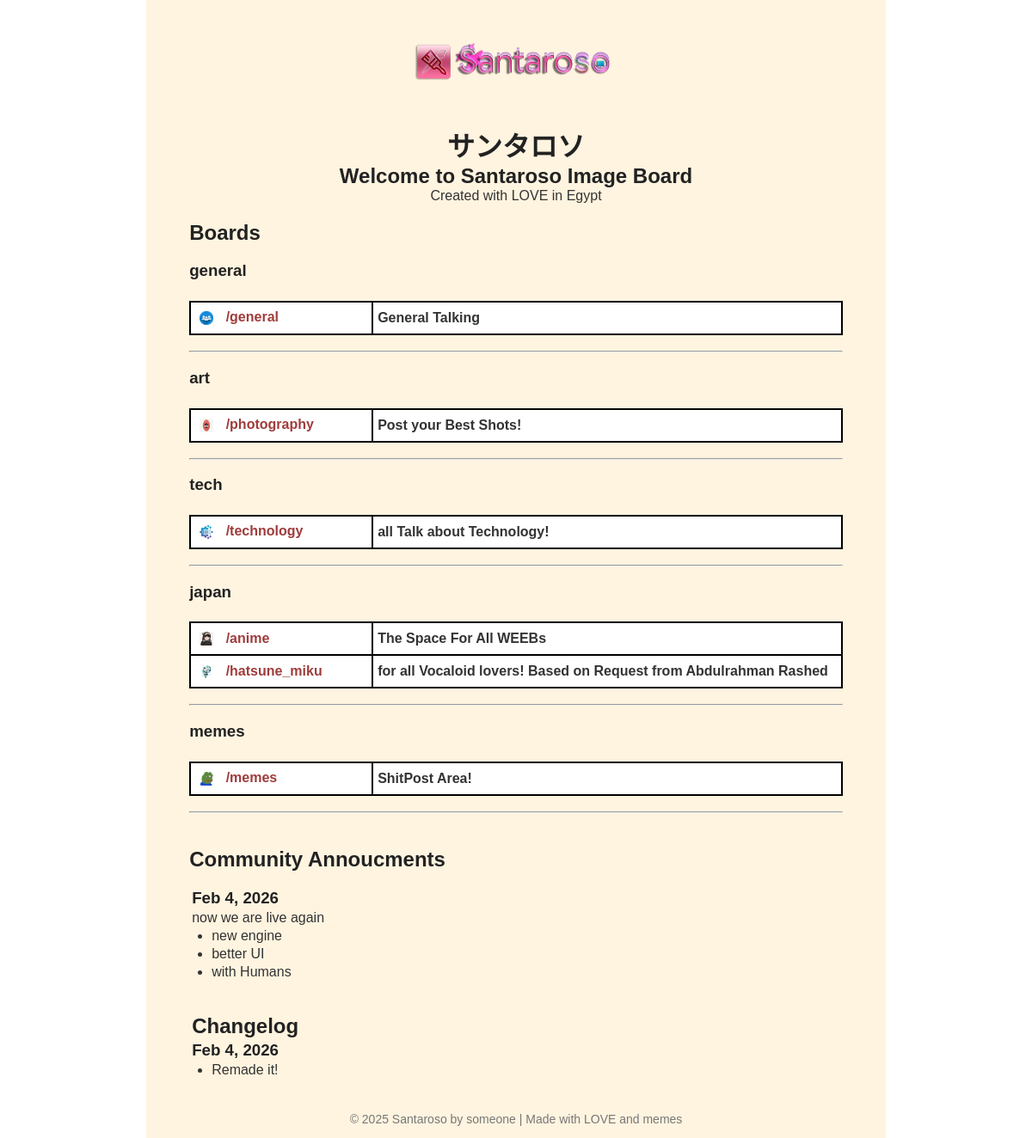
The app's page /home.php with its own data.
### tables this page shows
CREATE TABLE IF NOT EXISTS `category` (
                                          `id` INT NOT NULL AUTO_INCREMENT UNIQUE,
                                          `name` VARCHAR(255),
    `created_at` TIMESTAMP DEFAULT CURRENT_TIMESTAMP,  
    PRIMARY KEY(`id`)
    );

CREATE TABLE IF NOT EXISTS `boards` (
                                        `id` INT NOT NULL AUTO_INCREMENT UNIQUE,
                                        `c_id` INT NOT NULL,
                                        `name` VARCHAR(255),
    `description` TEXT(65535),
    `icon` VARCHAR(255),
    `bg` VARCHAR(255),
    `vid` VARCHAR(255),
    `created_at` TIMESTAMP DEFAULT CURRENT_TIMESTAMP,  
    PRIMARY KEY(`id`),
    FOREIGN KEY(`c_id`) REFERENCES `category`(`id`) ON UPDATE NO ACTION ON DELETE NO ACTION
    );

### home.php (the view, shortened to what this page needs)
<?php
require_once($_SERVER['DOCUMENT_ROOT'] . '/includes/db.inc.php');
try {
    $catStmt = $pdo->query("SELECT * FROM category ORDER BY id ASC");
    $categories = $catStmt->fetchAll(PDO::FETCH_ASSOC);
} catch (PDOException $e) {
    die("Database Error: " . $e->getMessage());
}
?>
<!DOCTYPE html>
<html lang="en" dir="ltr">
<head>
</head>
<body>
    <div class="container">
        <header>
            <img src="./assets/Santaroso-Logo.webp" alt="Santaroso Logo" />
            <h1>サンタロソ </h1>
            <h2 data-i18n="welcome">Welcome to Santaroso Image Board</h2>
            <p data-i18n="subtitle">Created with LOVE in Egypt</p>
        </header>
        <main>
            <section>
                <h2 data-i18n="boards">Boards</h2>
                <?php foreach ($categories as $cat): ?>
                    <h3><?= htmlspecialchars($cat['name']) ?></h3>
                    <div class="boards">
                        <table class="board-table">
                            <?php
                            $boardStmt = $pdo->prepare("SELECT * FROM boards WHERE c_id = :cid ORDER BY name ASC");
                            $boardStmt->execute(['cid' => $cat['id']]);
                            $boards = $boardStmt->fetchAll(PDO::FETCH_ASSOC);
                            foreach ($boards as $board):
                                ?>
                                <tr>
                                    <th class="board-th">
                                        <?php if($board['icon']): ?>
                                            <img src="./uploads/<?= $board['icon'] ?>" class="board-icon" width="16" height="16">
                                        <?php endif; ?>
                                        <a href="board.php?b=<?= $board['id'] ?>">/<?= htmlspecialchars($board['name']) ?></a>
                                    </th>
                                    <th><?= htmlspecialchars($board['description']) ?></th>
                                </tr>
                            <?php endforeach; ?>
                        </table>
                    </div>
                    <hr>
                <?php endforeach; ?>
            </section>
            <section>
                <h2 data-i18n="news_title">Community Annoucments</h2>
                <div class="annoucments">
                    <h3>Feb 4, 2026</h3>
                    <p data-i18n="news_desc">
                        now we are live again
                    </p>
                    <ul>
                        <li>new engine</li>
                        <li>better UI</li>
                        <li>with Humans</li>
                    </ul>
                </div>
            </section>
            <section>
                <div class="annoucments">
                    <h2 data-i18n="changelog">Changelog</h2>
                    <h3>Feb 4, 2026</h3>
                    <ul>
                        <li>Remade it!</li>
                    </ul>
                </div>
            </section>
        </main>
        <footer>
            <p>© 2025 Santaroso by someone | <span data-i18n="footer">Made with LOVE and memes</span></p>
        </footer>
    </div>
</body>
</html>

### home.php (style rules this page uses)
:root { --primary-color: #a03c3c; --secondary-color: #ffe9c9; --bg-color: #fff4e0; --text-color: #333; --error-bg: #ffe2e2; --link-color: #a03c3c; --footer-color: #777; }
body { background-color: #ffffff; font-family: Arial, sans-serif; margin: 0; padding: auto; color: var(--text-color); transition: all 0.3s ease; display: flex; justify-content: center; }
header, footer { text-align: center; padding: 30px 10px; padding: 0; margin: 0; }
header * { margin: 0; padding: 0; }
header img { width: 250px; max-width: 100%; }
h1, h2, h3 { color: #222; }
a { color: var(--link-color); text-decoration: none; }
table, th { background-color: #ffffff; border: black solid 2px; border-collapse: collapse; padding: 5px; text-align: left; }
table { width: 90%; }
ul { padding-left: 20px; }
section { margin-bottom: 40px; }
footer { font-size: 14px; color: var(--footer-color); }
.container { max-width: 1200px; margin: auto; padding: 0 50px; background-color: var(--bg-color); }
.boards { display: flex; justify-content: center; align-items: center; flex-direction: column; }
.boards * { margin: 5px; }
.board-th { width: 250px; }
.annoucments * { margin: 3px; }
.board-table { width: 100%; border-collapse: collapse; margin-bottom: 10px; }
.board-th { width: 200px; text-align: left; padding: 5px; }
.board-icon { vertical-align: middle; margin-right: 5px; border-radius: 3px; }

### records on screen
category: name "general"
boards: icon (picture), name "general", description "General Talking"
category: name "art"
boards: icon (picture), name "photography", description "Post your Best Shots!"
category: name "tech"
boards: icon (picture), name "technology", description "all Talk about Technology!"
category: name "japan"
boards: icon (picture), name "anime", description "The Space For All WEEBs"
boards: icon (picture), name "hatsune_miku", description "for all Vocaloid lovers! Based on Request from Abdulrahman Rashed"
category: name "memes"
boards: icon (picture), name "memes", description "ShitPost Area!"
